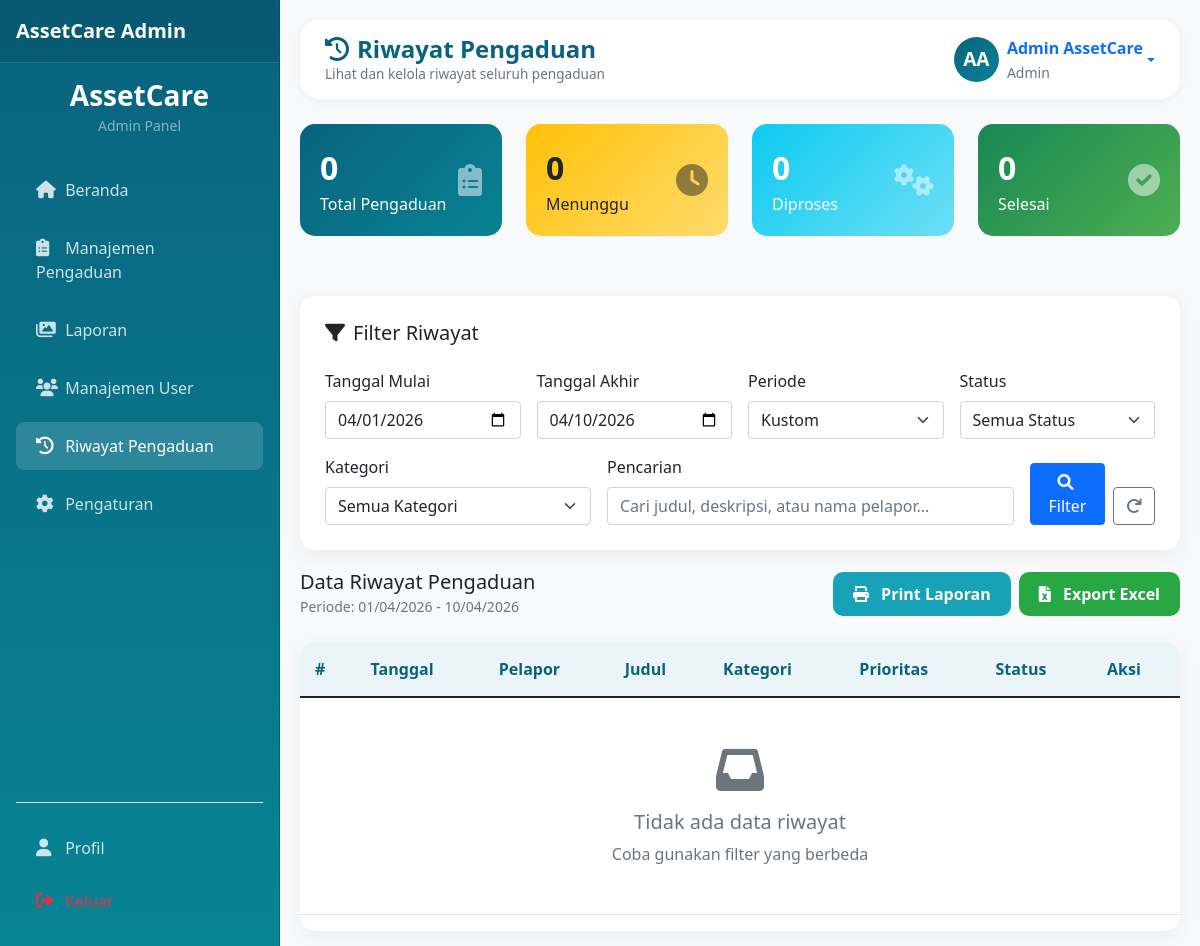
Before: /admin/riwayat.php (signed in) with the older database file.
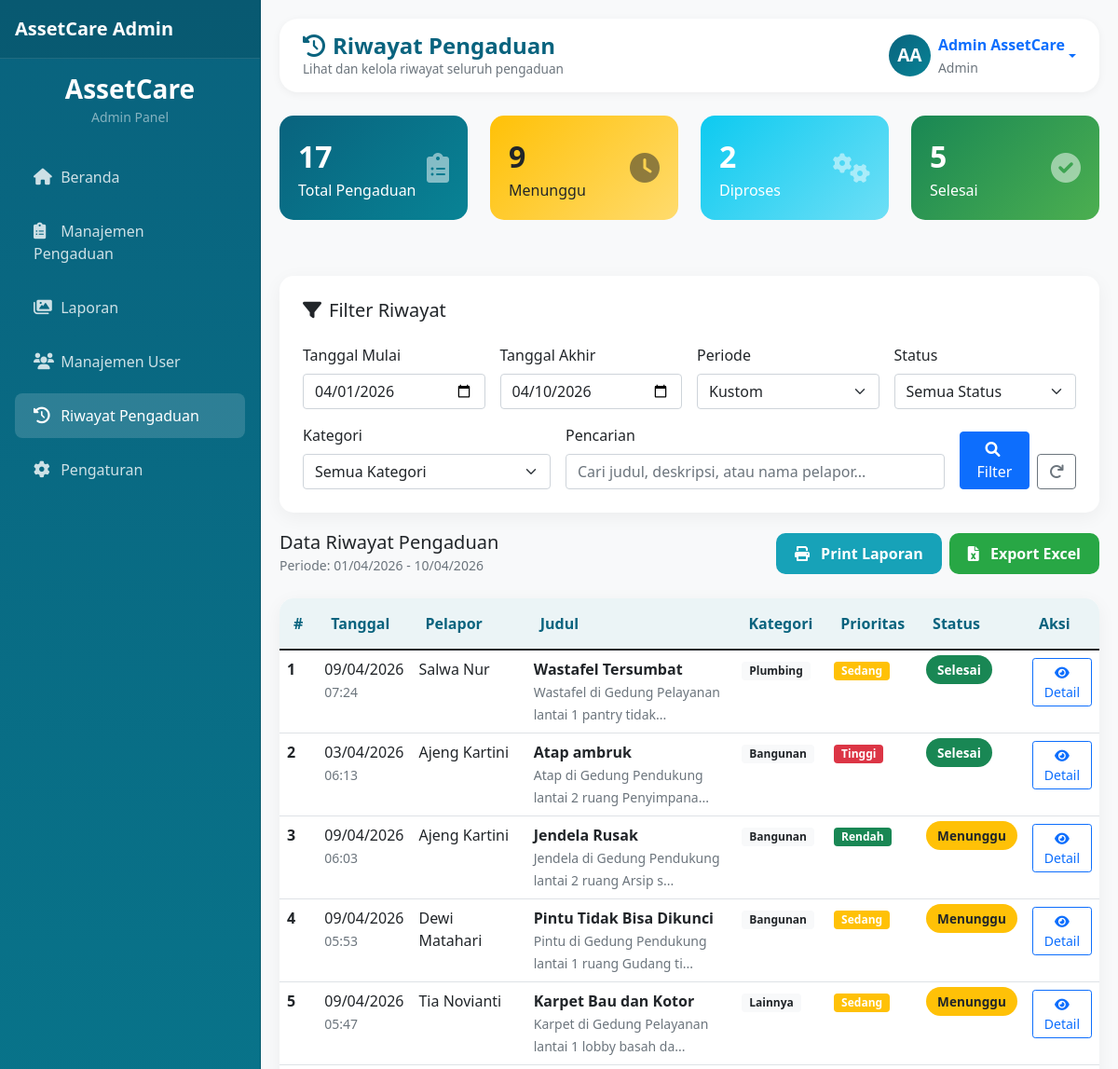
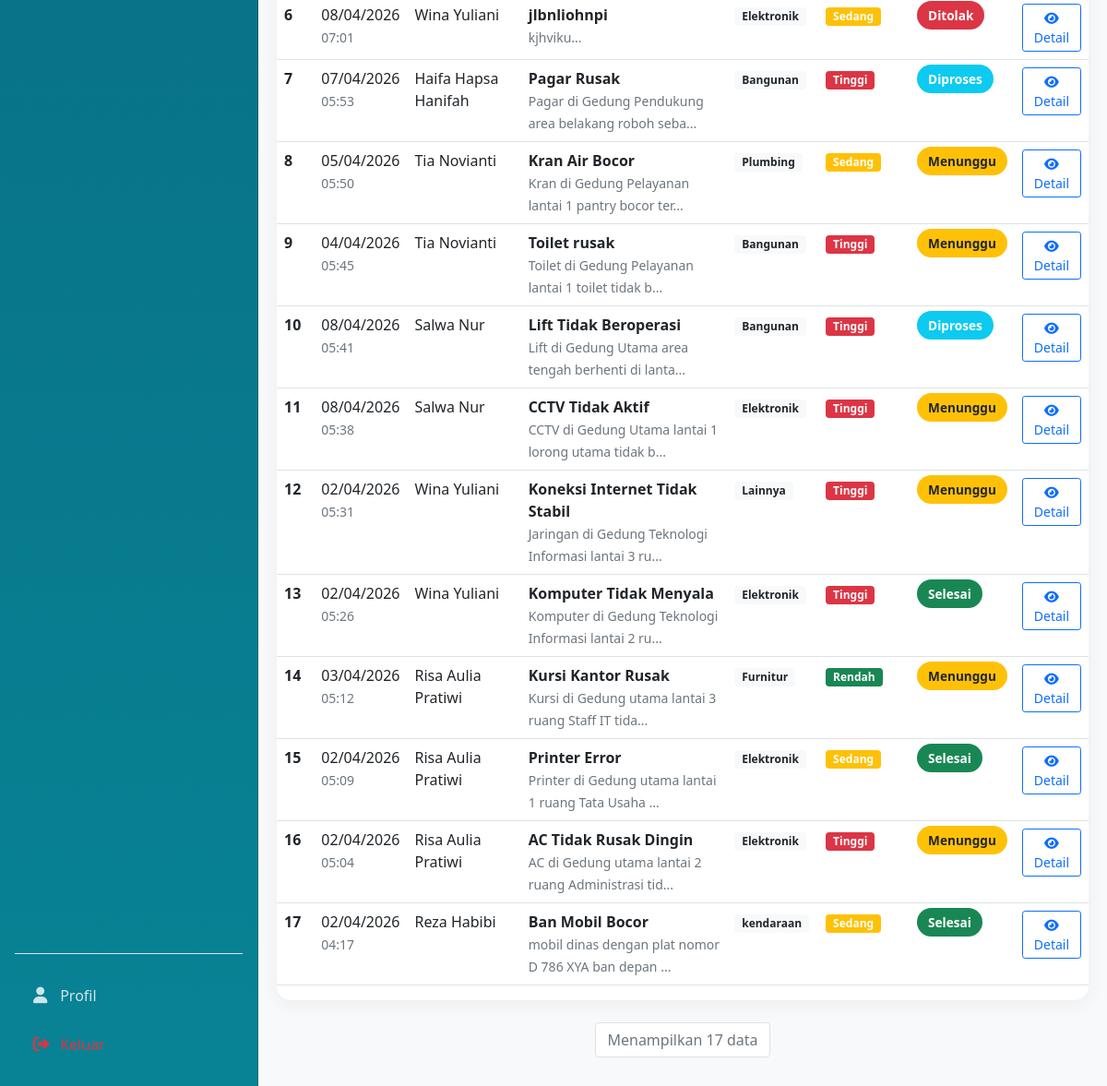
After: the same page with the newer database file (2 pictures, top to bottom).
### tables this page shows
CREATE TABLE `pengaduan` (
  `id` int(11) NOT NULL,
  `user_id` int(11) NOT NULL,
  `teknisi_id` int(11) DEFAULT NULL,
  `tanggal_kejadian` date NOT NULL,
  `judul` varchar(200) NOT NULL,
  `kategori` varchar(255) DEFAULT NULL,
  `prioritas` enum('Rendah','Sedang','Tinggi') NOT NULL,
  `lampiran` varchar(255) DEFAULT NULL,
  `foto_admin` varchar(255) DEFAULT NULL,
  `deskripsi` text NOT NULL,
  `status` enum('Menunggu','Diproses','Selesai','Ditolak') DEFAULT 'Menunggu',
  `catatan_admin` text DEFAULT NULL,
  `created_at` timestamp NOT NULL DEFAULT current_timestamp(),
  `updated_at` timestamp NOT NULL DEFAULT current_timestamp() ON UPDATE current_timestamp(),
  `deadline` date DEFAULT NULL,
  `assigned_teknisi_id` int(11) DEFAULT NULL
);

CREATE TABLE `users` (
  `id` int(11) NOT NULL,
  `nama` varchar(100) NOT NULL,
  `email` varchar(100) NOT NULL,
  `password` varchar(255) NOT NULL,
  `role` enum('pegawai','admin','teknisi') NOT NULL DEFAULT 'pegawai',
  `created_at` timestamp NOT NULL DEFAULT current_timestamp(),
  `updated_at` timestamp NOT NULL DEFAULT current_timestamp() ON UPDATE current_timestamp()
);

### config/database.php (called while the page is built, shortened)
<?php
class Database {
    private $host = "localhost";
    private $username = "root";
    private $password = "";
    private $database = "sapraskantor";
    public $conn;
    public function __construct() {
        $this->conn = new mysqli($this->host, $this->username, $this->password, $this->database);
    }
    public function query($sql) {
        return $this->conn->query($sql);
    }
}
?>

### admin/riwayat.php (the view, shortened to what the changed rows need)
<?php
require_once '../config/database.php';
$db = new Database();
$periode = isset($_GET['periode']) ? $_GET['periode'] : 'custom';
$start_date = isset($_GET['start_date']) ? $db->escape_string($_GET['start_date']) : '';
$end_date = isset($_GET['end_date']) ? $db->escape_string($_GET['end_date']) : '';
if ($periode != 'all' && empty($start_date) && empty($end_date)) {
    $start_date = date('Y-m-01');
    $end_date = date('Y-m-d');
}
$query = "SELECT p.*, u.nama as nama_user
          FROM pengaduan p
          LEFT JOIN users u ON p.user_id = u.id
          WHERE 1=1";
if ($periode != 'all' && !empty($start_date) && !empty($end_date)) {
    $query .= " AND DATE(p.created_at) BETWEEN '$start_date' AND '$end_date'";
}
$query .= " ORDER BY p.created_at DESC";
$result = $db->query($query);
$riwayat = $result->fetch_all(MYSQLI_ASSOC);
    ?>
<!DOCTYPE html>
<html lang="id">
<head>
    <link href="https://cdn.jsdelivr.net/npm/bootstrap@5.1.3/dist/css/bootstrap.min.css" rel="stylesheet">
    <link rel="stylesheet" href="https://cdnjs.cloudflare.com/ajax/libs/font-awesome/6.0.0/css/all.min.css">
</head>
<body>
    <div class="main-content">
        <div class="row mb-4">
            <div class="col-md-3 mb-3">
                <div class="summary-card">
                    <div class="d-flex justify-content-between align-items-center">
                        <div>
                            <div class="summary-number"><?php echo count($riwayat); ?></div>
                            <div>Total Pengaduan</div>
                        </div>
                    </div>
                </div>
            </div>
            <div class="col-md-3 mb-3">
                <div class="summary-card" style="background: linear-gradient(135deg, #ffc107 0%, #ffdb6d 100%); color: #212529;">
                    <div class="d-flex justify-content-between align-items-center">
                        <div>
                            <div class="summary-number">
                                <?php
                                $menunggu = array_filter($riwayat, function($r) {
                                    return $r['status'] == 'Menunggu';
                                });
                                echo count($menunggu);
                                ?>
                            </div>
                            <div>Menunggu</div>
                        </div>
                    </div>
                </div>
            </div>
            <div class="col-md-3 mb-3">
                <div class="summary-card" style="background: linear-gradient(135deg, #0dcaf0 0%, #6edff6 100%); color: white;">
                    <div class="d-flex justify-content-between align-items-center">
                        <div>
                            <div class="summary-number">
                                <?php
                                $diproses = array_filter($riwayat, function($r) {
                                    return $r['status'] == 'Diproses';
                                });
                                echo count($diproses);
                                ?>
                            </div>
                            <div>Diproses</div>
                        </div>
                    </div>
                </div>
            </div>
            <div class="col-md-3 mb-3">
                <div class="summary-card" style="background: linear-gradient(135deg, #198754 0%, #4caf50 100%); color: white;">
                    <div class="d-flex justify-content-between align-items-center">
                        <div>
                            <div class="summary-number">
                                <?php
                                $selesai = array_filter($riwayat, function($r) {
                                    return $r['status'] == 'Selesai';
                                });
                                echo count($selesai);
                                ?>
                            </div>
                            <div>Selesai</div>
                        </div>
                    </div>
                </div>
            </div>
        </div>
        <div class="table-container">
            <div class="table-responsive">
                <table class="table table-hover">
                    <thead>
                        <tr>
                            <th>#</th>
                            <th>Tanggal</th>
                            <th>Pelapor</th>
                            <th>Judul</th>
                            <th>Kategori</th>
                            <th>Prioritas</th>
                            <th>Status</th>
                            <th>Aksi</th>
                        </tr>
                    </thead>
                    <tbody>
                        <?php if (empty($riwayat)): ?>
                            <tr>
                                <td colspan="8" class="text-center py-5 text-muted">
                                    <i class="fas fa-inbox fa-3x mb-3"></i>
                                    <h5>Tidak ada data riwayat</h5>
                                    <p class="mb-0">Coba gunakan filter yang berbeda</p>
                                </td>
                            </tr>
                        <?php else: ?>
                            <?php foreach ($riwayat as $index => $r): ?>
                                <tr>
                                    <td class="fw-bold"><?php echo $index + 1; ?></td>
                                    <td>
                                        <?php echo date('d/m/Y', strtotime($r['tanggal_kejadian'])); ?><br>
                                        <small class="text-muted"><?php echo date('H:i', strtotime($r['created_at'])); ?></small>
                                    </td>
                                    <td><?php echo $r['nama_user']; ?></td>
                                    <td>
                                        <strong><?php echo htmlspecialchars($r['judul']); ?></strong><br>
                                        <small class="text-muted"><?php echo substr($r['deskripsi'], 0, 50); ?>...</small>
                                    </td>
                                    <td>
                                        <span class="badge bg-light text-dark">
                                            <?php echo $r['kategori']; ?>
                                        </span>
                                    </td>
                                    <td>
                                        <?php
                                        $priority_color = '';
                                        switch($r['prioritas']) {
                                            case 'Tinggi': $priority_color = 'danger'; break;
                                            case 'Sedang': $priority_color = 'warning'; break;
                                            case 'Rendah': $priority_color = 'success'; break;
                                        }
                                        ?>
                                        <span class="badge bg-<?php echo $priority_color; ?>">
                                            <?php echo $r['prioritas']; ?>
                                        </span>
                                    </td>
                                    <td>
                                        <span class="badge-status badge-<?php echo strtolower($r['status']); ?>">
                                            <?php echo $r['status']; ?>
                                        </span>
                                    </td>
                                    <td>
                                        <a href="detail_pengaduan.php?id=<?php echo $r['id']; ?>"
                                           class="btn btn-sm btn-outline-primary">
                                            <i class="fas fa-eye"></i> Detail
                                        </a>
                                    </td>
                                </tr>
                            <?php endforeach; ?>
                        <?php endif; ?>
                    </tbody>
                </table>
            </div>
        </div>
        <?php if (count($riwayat) > 0): ?>
            <nav class="mt-4">
                <ul class="pagination justify-content-center">
                    <li class="page-item disabled">
                        <a class="page-link" href="#" tabindex="-1">Menampilkan <?php echo count($riwayat); ?> data</a>
                    </li>
                </ul>
            </nav>
        <?php endif; ?>
    </div>
</body>
</html>

Changed rows visible on the page:
added pengaduan: tanggal_kejadian "09/04/2026", created_at "07:24", user.nama "Salwa Nur", judul "Wastafel Tersumbat", deskripsi "Wastafel di Gedung Pelayanan lantai 1 pantry tidak", kategori "Plumbing", prioritas "Sedang", status "Selesai"
added pengaduan: tanggal_kejadian "03/04/2026", created_at "06:13", user.nama "Ajeng Kartini", judul "Atap ambruk", deskripsi "Atap di Gedung Pendukung lantai 2 ruang Penyimpana", kategori "Bangunan", prioritas "Tinggi", status "Selesai"
added pengaduan: tanggal_kejadian "09/04/2026", created_at "06:03", user.nama "Ajeng Kartini", judul "Jendela Rusak", deskripsi "Jendela di Gedung Pendukung lantai 2 ruang Arsip s", kategori "Bangunan", prioritas "Rendah", status "Menunggu"
added pengaduan: tanggal_kejadian "09/04/2026", created_at "05:53", user.nama "Dewi Matahari", judul "Pintu Tidak Bisa Dikunci", deskripsi "Pintu di Gedung Pendukung lantai 1 ruang Gudang ti", kategori "Bangunan", prioritas "Sedang", status "Menunggu"
added pengaduan: tanggal_kejadian "09/04/2026", created_at "05:47", user.nama "Tia Novianti", judul "Karpet Bau dan Kotor", deskripsi "Karpet di Gedung Pelayanan lantai 1 lobby basah da", kategori "Lainnya", prioritas "Sedang", status "Menunggu"
added pengaduan: tanggal_kejadian "08/04/2026", created_at "07:01", user.nama "Wina Yuliani", judul "jlbnliohnpi", deskripsi "kjhviku", kategori "Elektronik", prioritas "Sedang", status "Ditolak"
added pengaduan: tanggal_kejadian "07/04/2026", created_at "05:53", user.nama "Haifa Hapsa Hanifah", judul "Pagar Rusak", deskripsi "Pagar di Gedung Pendukung area belakang roboh seba", kategori "Bangunan", prioritas "Tinggi", status "Diproses"
added pengaduan: tanggal_kejadian "05/04/2026", created_at "05:50", user.nama "Tia Novianti", judul "Kran Air Bocor", deskripsi "Kran di Gedung Pelayanan lantai 1 pantry bocor ter", kategori "Plumbing", prioritas "Sedang", status "Menunggu"
added pengaduan: tanggal_kejadian "04/04/2026", created_at "05:45", user.nama "Tia Novianti", judul "Toilet rusak", deskripsi "Toilet di Gedung Pelayanan lantai 1 toilet tidak b", kategori "Bangunan", prioritas "Tinggi", status "Menunggu"
added pengaduan: tanggal_kejadian "08/04/2026", created_at "05:41", user.nama "Salwa Nur", judul "Lift Tidak Beroperasi", deskripsi "Lift di Gedung Utama area tengah berhenti di lanta", kategori "Bangunan", prioritas "Tinggi", status "Diproses"
added pengaduan: tanggal_kejadian "08/04/2026", created_at "05:38", user.nama "Salwa Nur", judul "CCTV Tidak Aktif", deskripsi "CCTV di Gedung Utama lantai 1 lorong utama tidak b", kategori "Elektronik", prioritas "Tinggi", status "Menunggu"
added pengaduan: tanggal_kejadian "02/04/2026", created_at "05:31", user.nama "Wina Yuliani", judul "Koneksi Internet Tidak Stabil", deskripsi "Jaringan di Gedung Teknologi Informasi lantai 3 ru", kategori "Lainnya", prioritas "Tinggi", status "Menunggu"
added pengaduan: tanggal_kejadian "02/04/2026", created_at "05:26", user.nama "Wina Yuliani", judul "Komputer Tidak Menyala", deskripsi "Komputer di Gedung Teknologi Informasi lantai 2 ru", kategori "Elektronik", prioritas "Tinggi", status "Selesai"
added pengaduan: tanggal_kejadian "03/04/2026", created_at "05:12", user.nama "Risa Aulia Pratiwi", judul "Kursi Kantor Rusak", deskripsi "Kursi di Gedung utama lantai 3 ruang Staff IT tida", kategori "Furnitur", prioritas "Rendah", status "Menunggu"
added pengaduan: tanggal_kejadian "02/04/2026", created_at "05:09", user.nama "Risa Aulia Pratiwi", judul "Printer Error", deskripsi "Printer di Gedung utama lantai 1 ruang Tata Usaha", kategori "Elektronik", prioritas "Sedang", status "Selesai"
added pengaduan: tanggal_kejadian "02/04/2026", created_at "05:04", user.nama "Risa Aulia Pratiwi", judul "AC Tidak Rusak Dingin", deskripsi "AC di Gedung utama lantai 2 ruang Administrasi tid", kategori "Elektronik", prioritas "Tinggi", status "Menunggu"
added pengaduan: tanggal_kejadian "02/04/2026", created_at "04:17", user.nama "Reza Habibi", judul "Ban Mobil Bocor", deskripsi "mobil dinas dengan plat nomor D 786 XYA ban depan", kategori "kendaraan", prioritas "Sedang", status "Selesai"
Other visible differences:
count($riwayat): "0" → "17"
count($menunggu): "0" → "9"
count($diproses): "0" → "2"
count($selesai): "0" → "5"
count($riwayat): (not shown) → "17"
text no longer shown: "Tidak ada data riwayat Coba gunakan filter yang berbeda"
text now shown: "Menampilkan data"
